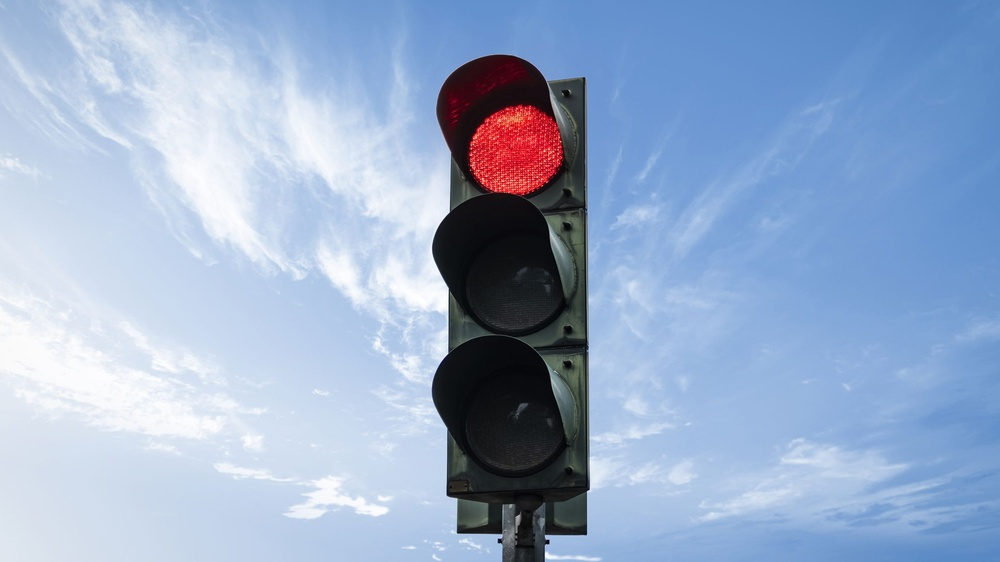
#> input picture Images/host.jpg, 1000 x 562 px, shrunk from 2560 x 1440 before the run, found by its file name
$ python embedding_test.py
#> lines starting #> are read from the running program, lines starting #| are printed output that depends on the picture; after the words box and inside, x2 and y2 are one past the last pixel; in counts of white or black regions, pixels touching at a corner belong together
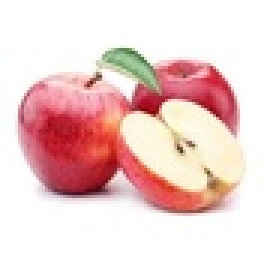
#> input picture Images/watermark.jpg, 88 x 88 px, shrunk from 225 x 225 before the run, found by its file name (shown 3 times larger)
### Codes/principal/dummy_mask.py
import numpy as np

def dummy_mask(image):

    h, w = image.shape[:2]
#> h = 562; w = 1000
    mask = np.zeros((h, w), dtype=np.uint8)

    center_x = w // 2
#> center_x = 500
    center_y =  h // 2
#> center_y = 281
    offset_x = w // 4
#> offset_x = 250
    offset_y = h//4
#> offset_y = 140

    start_x = center_x - offset_x
#> start_x = 250
    end_x = center_x + offset_x
#> end_x = 750

    start_y = center_y - offset_y
#> start_y = 141
    end_y = center_y + offset_y
#> end_y = 421

    mask[start_y : end_y, start_x : end_x] = 1

    return mask

### Codes/principal/arnold_cat_map.py
import numpy as np
import random

def arnold_map(image, M = 256, c = (1,1,1,1)):

    H, W = image.shape[:2]

    Gamma = np.array([  [1,       c[0],                  c[1]],
                        [c[2],    1+c[0]*c[2],           c[1]*c[2]],
                        [c[3],    c[0]*c[1]*c[2]*c[3],   1+c[1]*c[3]]
                    ])

    #print(f"On a la valeur du premier pixel: {image[0,0]}")
    #print(f"Ca donne {Gamma @ image[0,0]}")

    for i in range(H):
        for j in range(W):
            image[i,j] = (Gamma @ image[i,j] )#% M

    return image


# [19 lines left out: function arnold_map_inv, not called in this run]


# [16 lines that do not run on import are left out]

### Codes/principal/logistic_map.py
import numpy as np


def apply_logistic_map(image, f = 3.6, d_0 = 0.5):

    H, W = image.shape[:2]
    nb_pixels = H * W

    d = np.zeros(nb_pixels)
    d[0] = d_0
    for i in range(1, nb_pixels):
        d[i] = f * d[i-1] * (1 - d[i-1])

    indices = np.argsort(d)

    flat_image = image.reshape(-1, image.shape[2])
    scrambled_flat = flat_image[indices]
    scrambled_image = scrambled_flat.reshape(H, W, image.shape[2])

    return scrambled_image


# [17 lines left out: function invert_logistic_map, not called in this run]

### Codes/principal/haar_manipulation.py
import pywt
import numpy as np
import cv2


# [10 lines left out: functions scale_to_uint, scale_to_uint2, not called in this run]


def dwt_embed(host, watermark, param):


    res = np.zeros_like(host)

    for k in range(3):

        coeffs_h = pywt.dwt2(host[:, :, k], 'haar')
        LL_h, (LH_h, HL_h, HH_h) = coeffs_h

        coeffs_w = pywt.dwt2(watermark[:, :, k], 'haar')
        LL_w, _ = coeffs_w

        LL_new = LL_h + (param * LL_w)

        # 4. Reconstruction IDWT
        coeffs_new = (LL_new, (LH_h, HL_h, HH_h))

        res_k = np.clip((pywt.idwt2(coeffs_new, 'haar').astype(np.float32)),0,255)
        res_k = cv2.resize(res_k, (host.shape[1], host.shape[0]))

        res[:, :, k] = res_k.astype(np.uint8)

    return res

# [71 lines left out: functions dwt_extract, dwt_embed2, dwt_extract2, not called in this run]

### Codes/principal/embedding_test.py
import cv2
import numpy as np
import matplotlib.pyplot as plt

from arnold_cat_map import arnold_map
from logistic_map import apply_logistic_map
from haar_manipulation import dwt_embed
from dummy_mask import dummy_mask

def get_mask(image):

    # A changer à l'occasion, selon la méthode souhaitée
    return dummy_mask(image)


def watermarking_process(host, watermark, output, alpha=0.04, beta=0.02):

    I = cv2.imread(host).astype(np.float32)
    W = cv2.imread(watermark).astype(np.float32)


#--------------------- Application du masque ----------------------------------

    mask = dummy_mask(I)
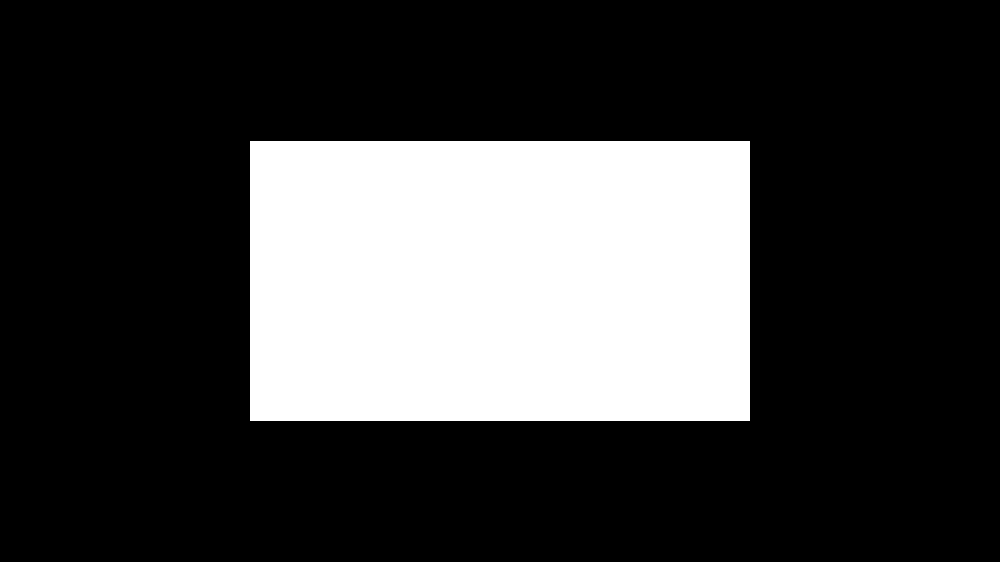
#> mask: shape (562, 1000); values 0 (black) and 1 (white), 24.9% white; 1 white region, box (x1, y1, x2, y2) and area: (250, 141, 750, 421) 140000

    mask_3d = np.repeat(mask[:, :, np.newaxis], 3, axis=2)

    """
    # Faire ca ca donne pas les bonnes dimensions
    F_I = np.array([I[:,:,0]*mask, I[:,:,1]*mask, I[:,:,2]*mask])
    B_I = np.array([I[:,:,0]*(1-mask), I[:,:,1]*(1-mask), I[:,:,2]*(1-mask)])
    """

    F_I = I * mask_3d
    B_I = I * (1 - mask_3d)

    # On doit resize W sinon ca a aucun sens d'appliquer le masque de I dessus
    # En fait l'article dit tranquillou que les deux "ont" la même taille au début de 3.2
    W = cv2.resize(W, (I.shape[1],I.shape[0]))
#> W: shape (562, 1000, 3) float32

    print(f"W a maintenant une taille {W.shape}")
#| W a maintenant une taille (562, 1000, 3)

    F_W = W * mask_3d
    B_W = W * (1 - mask_3d)


    plt.subplot(2,3,1)
    plt.title("Host Image")
    plt.imshow(cv2.cvtColor(I.astype(np.uint8), cv2.COLOR_BGR2RGB)) # Sinon les couleurs sont inversées (mais c'est marrant)

    plt.subplot(2,3,4)
    plt.title("Watermark Image")
    plt.imshow(cv2.cvtColor(W.astype(np.uint8), cv2.COLOR_BGR2RGB))

    plt.subplot(2,3,2)
    plt.title("Host Image Foreground")
    plt.imshow(cv2.cvtColor(F_I.clip(0,255).astype(np.uint8), cv2.COLOR_BGR2RGB))

    plt.subplot(2,3,3)
    plt.title("Host Background")
    plt.imshow(cv2.cvtColor(B_I.clip(0,255).astype(np.uint8), cv2.COLOR_BGR2RGB))

    plt.subplot(2,3,5)
    plt.title("Watermark  Foreground")
    plt.imshow(cv2.cvtColor(F_W.clip(0,255).astype(np.uint8), cv2.COLOR_BGR2RGB))

    plt.subplot(2,3,6)
    plt.title("Watermark Background")
    plt.imshow(cv2.cvtColor(B_W.clip(0,255).astype(np.uint8), cv2.COLOR_BGR2RGB))

    plt.show()
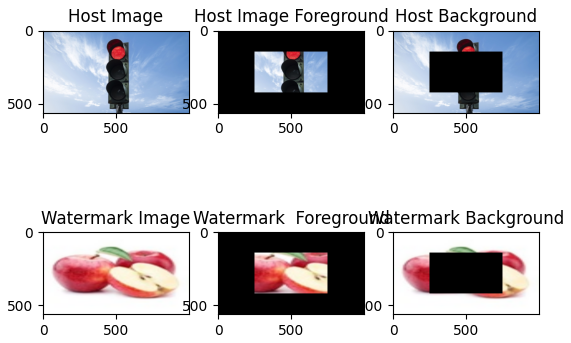
#> figure drawn by matplotlib, 6 panels


    print(f"Les images ont la forme {I.shape}")
#| Les images ont la forme (562, 1000, 3)

#--------------------------- Arnold et mélange -----------------------------

    F_W_arnold = arnold_map(F_W)
    B_W_arnold = arnold_map(B_W)
#> call 2 of arnold_map, with M = 256, c = (1, 1, 1, 1)
#> after the loop in arnold_map (call 2), `for i in range(H):`:
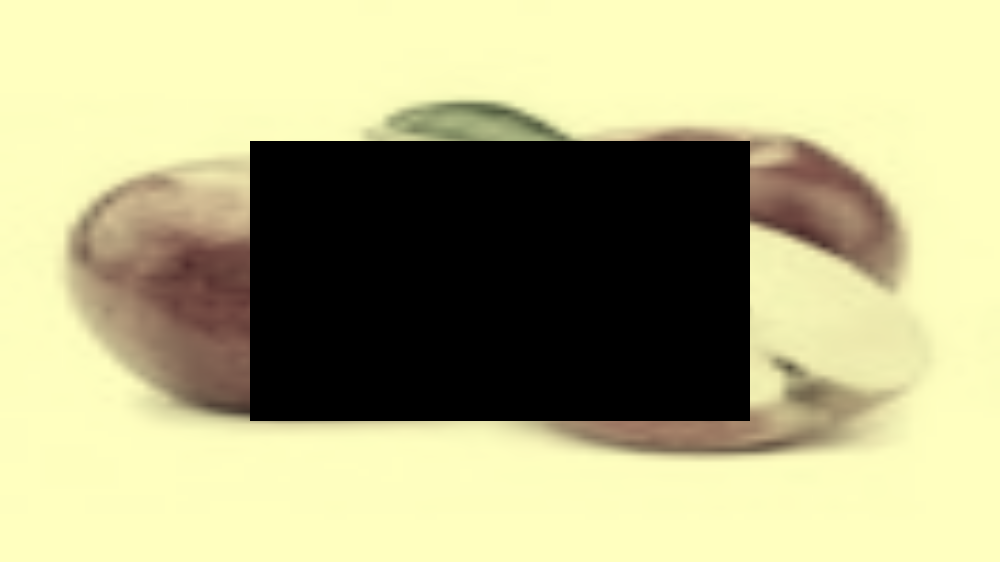
#> image: shape (562, 1000, 3) float32; mean B, G, R 524.6, 695.6, 708.4; drawn with min black and max white


    F_W_logistic = apply_logistic_map(F_W_arnold)
    B_W_logistic = apply_logistic_map(B_W_arnold)
#> call 2 of apply_logistic_map, with f = 3.6, d_0 = 0.5
#> in apply_logistic_map (call 2), `scrambled_image = scrambled_flat.reshape(H, W, image.shape[2])`:
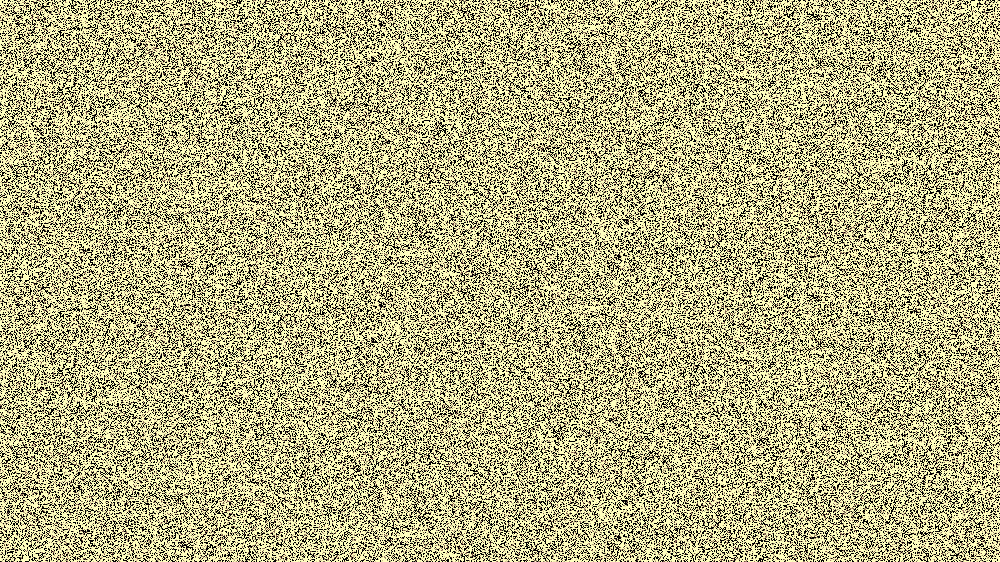
#> scrambled_image: shape (562, 1000, 3) float32; mean B, G, R 524.8, 695.6, 708.5; drawn with min black and max white


    res = np.zeros_like(I)

    F_final = dwt_embed(F_I, F_W_logistic, alpha)
#> the loop in dwt_embed, `for k in range(3): ` made 3 passes
#> pass 1, in dwt_embed, `LL_h, (LH_h, HL_h, HH_h) = coeffs_h`:
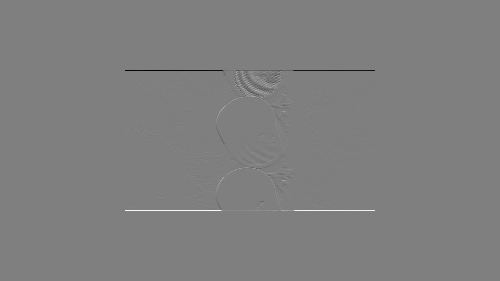
#> LH_h: shape (281, 500) float32; min -253, max 253, mean 0; drawn with min black and max white
    B_final = dwt_embed(B_I, B_W_logistic, beta)
#> the loop in dwt_embed (call 2), `for k in range(3): ` made 3 passes
#> pass 1, in dwt_embed (call 2), `LL_h, (LH_h, HL_h, HH_h) = coeffs_h`:
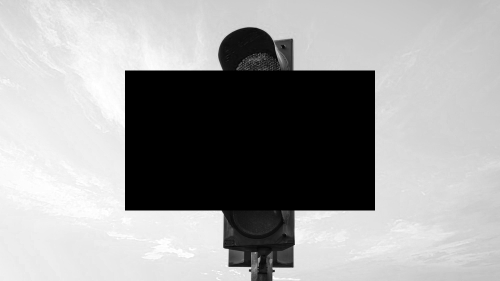
#> LL_h: shape (281, 500) float32; min 0, max 510, mean 318.9; drawn with min black and max white

    res = F_final * mask_3d + B_final * (1 - mask_3d)

    I_prime = np.clip(res, 0, 255).astype(np.uint8)

    cv2.imwrite(output, I_prime)


if __name__ == "__main__":

    watermarking_process("Images/host.jpg", "Images/watermark.jpg", "Images/output_dummy.png")
